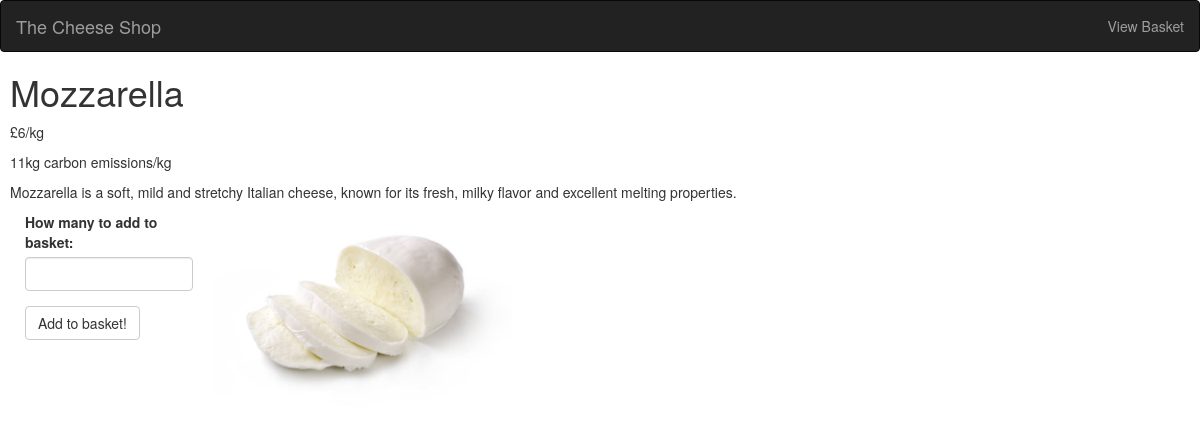
The page /cheese/3 on the database its author committed.
### app.py (models this page shows)
class Cheeses(db.Model):
    __tablename__ = "cheeses"
    id = db.Column(db.Integer, primary_key=True)
    name = db.Column(db.String(16), index=True, unique=True)
    price = db.Column(db.String(8))
    description = db.Column(db.Text)
    impact = db.Column(db.String(32))

### app.py (the view)
@app.route("/cheese/<int:cheeseId>", methods = ["GET", "POST"])
def singleProductPage(cheeseId):
    cheeses = Cheeses.query.all()
    if cheeseId < 0 or cheeseId > len(cheeses):
        abort(404)
    if "basket" not in session:
        print("New session",flush=True)
        session["basket"] = []
    form = QuantityForm()
    if form.validate_on_submit():
        quantity = form.quantity.data
        session["basket"].append({"id": cheeseId-1 , "quantity": quantity})
        session.modified = True
        return render_template("SingleCheeseBasket.html", cheeses = cheeses[cheeseId-1])
    else:
        return render_template("SingleCheese.html", cheeses = cheeses[cheeseId-1], form=form)

### app.py
class QuantityForm(FlaskForm):
    quantity = IntegerField("How many to add to basket: ",validators = [DataRequired(),NumberRange(0,50)])
    submit = SubmitField("Add to basket!")

### templates/SingleCheese.html
{% extends "base.html" %}
{% block content %}
<div style="margin-left: 10px;">
    <h1>{{ cheeses.name }}</h1>
    <p>£{{ cheeses.price }}/kg</p>
    <p>{{ cheeses.impact }}kg carbon emissions/kg</p>
    <p>{{ cheeses.description }}</p>
    <div class="col-md-2">
        {{ wtf.quick_form(form) }}
    </div>
    <img src="/static/{{ cheeses.name }}.jpg" alt="An image of {{ cheeses.name }}" style="max-height: 200px; max-width: 400px;">
</div>
{% endblock %}

### rows shown on the page
Cheeses: name "Mozzarella", price "6", impact "11", description "Mozzarella is a soft, mild and stretchy Italian cheese, known for its fresh, milky flavor and excellent melting properties.", name (picture)
